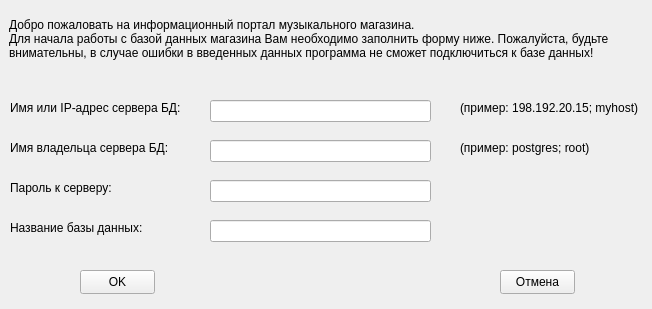
<?xml version="1.0" encoding="UTF-8"?>
<ui version="4.0">
 <class>BookWindow</class>
 <widget class="QMainWindow" name="BookWindow">
  <property name="geometry">
   <rect>
    <x>0</x>
    <y>0</y>
    <width>652</width>
    <height>309</height>
   </rect>
  </property>
  <property name="windowTitle">
   <string>Books</string>
  </property>
  <widget class="QWidget" name="centralWidget">
   <widget class="QLabel" name="label">
    <property name="geometry">
     <rect>
      <x>9</x>
      <y>9</y>
      <width>631</width>
      <height>61</height>
     </rect>
    </property>
    <property name="text">
     <string>&lt;html&gt;&lt;head/&gt;&lt;body&gt;&lt;p&gt;Добро пожаловать на информационный портал музыкального магазина.&lt;br&gt;Для начала работы с базой данных магазина Вам необходимо заполнить форму ниже. Пожалуйста, будьте&lt;br&gt; внимательны, в случае ошибки в введенных данных программа не сможет подключиться к базе данных!&lt;/p&gt;&lt;/body&gt;&lt;/html&gt;</string>
    </property>
   </widget>
   <widget class="QLabel" name="label_2">
    <property name="geometry">
     <rect>
      <x>10</x>
      <y>100</y>
      <width>181</width>
      <height>16</height>
     </rect>
    </property>
    <property name="text">
     <string>Имя или IP-адрес сервера БД:</string>
    </property>
   </widget>
   <widget class="QLabel" name="label_3">
    <property name="geometry">
     <rect>
      <x>10</x>
      <y>140</y>
      <width>161</width>
      <height>16</height>
     </rect>
    </property>
    <property name="text">
     <string>Имя владельца сервера БД:</string>
    </property>
   </widget>
   <widget class="QLabel" name="label_4">
    <property name="geometry">
     <rect>
      <x>10</x>
      <y>180</y>
      <width>151</width>
      <height>16</height>
     </rect>
    </property>
    <property name="text">
     <string>Пароль к серверу:</string>
    </property>
   </widget>
   <widget class="QLabel" name="label_5">
    <property name="geometry">
     <rect>
      <x>10</x>
      <y>220</y>
      <width>151</width>
      <height>16</height>
     </rect>
    </property>
    <property name="text">
     <string>Название базы данных:</string>
    </property>
   </widget>
   <widget class="QLineEdit" name="serverName">
    <property name="geometry">
     <rect>
      <x>210</x>
      <y>100</y>
      <width>221</width>
      <height>22</height>
     </rect>
    </property>
   </widget>
   <widget class="QLineEdit" name="userName">
    <property name="geometry">
     <rect>
      <x>210</x>
      <y>140</y>
      <width>221</width>
      <height>22</height>
     </rect>
    </property>
   </widget>
   <widget class="QLineEdit" name="password">
    <property name="geometry">
     <rect>
      <x>210</x>
      <y>180</y>
      <width>221</width>
      <height>22</height>
     </rect>
    </property>
    <property name="echoMode">
     <enum>QLineEdit::Password</enum>
    </property>
   </widget>
   <widget class="QLineEdit" name="dbName">
    <property name="geometry">
     <rect>
      <x>210</x>
      <y>220</y>
      <width>221</width>
      <height>22</height>
     </rect>
    </property>
   </widget>
   <widget class="QLabel" name="label_6">
    <property name="geometry">
     <rect>
      <x>460</x>
      <y>100</y>
      <width>181</width>
      <height>16</height>
     </rect>
    </property>
    <property name="text">
     <string>(пример: 198.192.20.15; myhost)</string>
    </property>
   </widget>
   <widget class="QLabel" name="label_7">
    <property name="geometry">
     <rect>
      <x>460</x>
      <y>140</y>
      <width>171</width>
      <height>16</height>
     </rect>
    </property>
    <property name="text">
     <string>(пример: postgres; root)</string>
    </property>
   </widget>
   <widget class="QPushButton" name="okButton">
    <property name="geometry">
     <rect>
      <x>80</x>
      <y>270</y>
      <width>75</width>
      <height>24</height>
     </rect>
    </property>
    <property name="text">
     <string>OK</string>
    </property>
   </widget>
   <widget class="QPushButton" name="cancelButton">
    <property name="geometry">
     <rect>
      <x>500</x>
      <y>270</y>
      <width>75</width>
      <height>24</height>
     </rect>
    </property>
    <property name="text">
     <string>Отмена</string>
    </property>
   </widget>
  </widget>
 </widget>
 <resources/>
 <connections/>
</ui>
